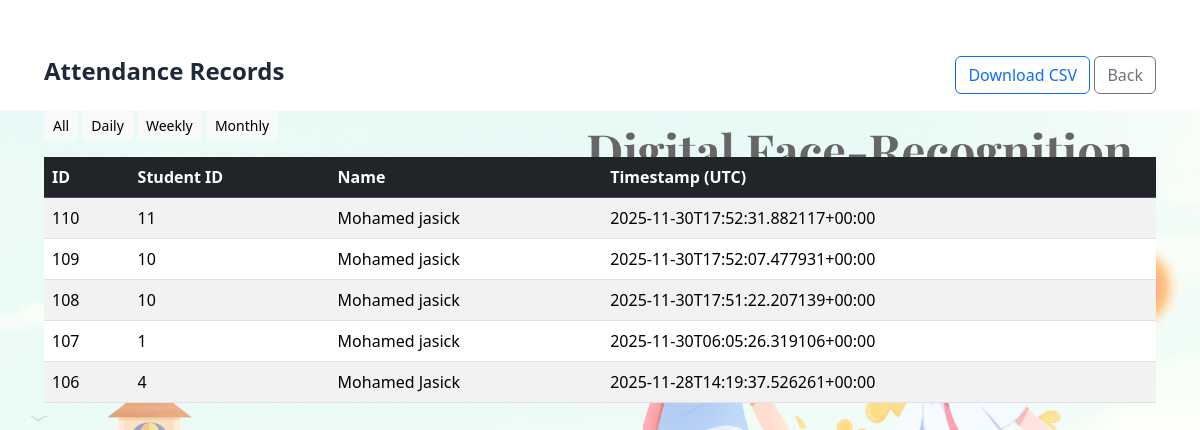
The page /attendance_record?period=weekly on the database its author committed.
### tables this page shows
CREATE TABLE attendance (
                    id INTEGER PRIMARY KEY AUTOINCREMENT,
                    student_id INTEGER,
                    name TEXT,
                    timestamp TEXT
                );

### app.py (the view)
@app.route("/attendance_record", methods=["GET"])
def attendance_record():
    period = request.args.get("period", "all")  # all, daily, weekly, monthly
    conn = sqlite3.connect(DB_PATH)
    c = conn.cursor()
    q = "SELECT id, student_id, name, timestamp FROM attendance"
    params = ()
    if period == "daily":
        today = datetime.date.today().isoformat()
        q += " WHERE date(timestamp) = ?"
        params = (today,)
    elif period == "weekly":
        start = (datetime.date.today() - datetime.timedelta(days=7)).isoformat()
        q += " WHERE date(timestamp) >= ?"
        params = (start,)
    elif period == "monthly":
        start = (datetime.date.today() - datetime.timedelta(days=30)).isoformat()
        q += " WHERE date(timestamp) >= ?"
        params = (start,)
    q += " ORDER BY timestamp DESC LIMIT 5000"
    c.execute(q, params)
    rows = c.fetchall()
    conn.close()
    return render_template("attendance_record.html", records=rows, period=period)

### templates/attendance_record.html (shortened to what this page needs)
<!doctype html>
<html>
<head>
  <link href="https://cdn.jsdelivr.net/npm/bootstrap@5.3.1/dist/css/bootstrap.min.css" rel="stylesheet">
  <link rel="stylesheet" href="{{ url_for('static', filename='css/style.css') }}">
</head>
<body>
<div class="container my-4">
  <div class="d-flex justify-content-between align-items-center mb-3">
    <h4>Attendance Records</h4>
    <div>
      <a class="btn btn-outline-primary" href="/download_csv">Download CSV</a>
      <a class="btn btn-outline-secondary" href="/">Back</a>
    </div>
  </div>
  <div class="mb-3">
    <a href="/attendance_record?period=all" class="btn btn-sm btn-light">All</a>
    <a href="/attendance_record?period=daily" class="btn btn-sm btn-light">Daily</a>
    <a href="/attendance_record?period=weekly" class="btn btn-sm btn-light">Weekly</a>
    <a href="/attendance_record?period=monthly" class="btn btn-sm btn-light">Monthly</a>
  </div>
  <div class="table-responsive">
    <table class="table table-striped">
      <thead class="table-dark">
        <tr><th>ID</th><th>Student ID</th><th>Name</th><th>Timestamp (UTC)</th></tr>
      </thead>
      <tbody>
      {% for r in records %}
        <tr><td>{{ r[0] }}</td><td>{{ r[1] }}</td><td>{{ r[2] }}</td><td>{{ r[3] }}</td></tr>
      {% endfor %}
      </tbody>
    </table>
  </div>
</div>
</body>
</html>

### static/css/style.css (style rules this page uses)
html, body { height: 100%; margin: 0; }
body { font-family: 'Segoe UI', Tahoma, Geneva, Verdana, sans-serif; background: url('static/images/bg.png') no-repeat center center fixed; background-size: contain; margin: 0; color: #1e293b; display: flex; justify-content: flex-end; align-items: flex-start; padding: 2rem; }
body::before { content: ''; position: fixed; inset: 0; background: rgba(255,255,255,0.4); z-index: -1; }
h5, h4, h3 { font-weight: 600; }

### rows shown on the page
attendance: id "110", student "11", name "Mohamed jasick", timestamp "2025-11-30T17:52:31.882117+00:00"
attendance: id "109", student "10", name "Mohamed jasick", timestamp "2025-11-30T17:52:07.477931+00:00"
attendance: id "108", student "10", name "Mohamed jasick", timestamp "2025-11-30T17:51:22.207139+00:00"
attendance: id "107", student "1", name "Mohamed jasick", timestamp "2025-11-30T06:05:26.319106+00:00"
attendance: id "106", student "4", name "Mohamed Jasick", timestamp "2025-11-28T14:19:37.526261+00:00"
